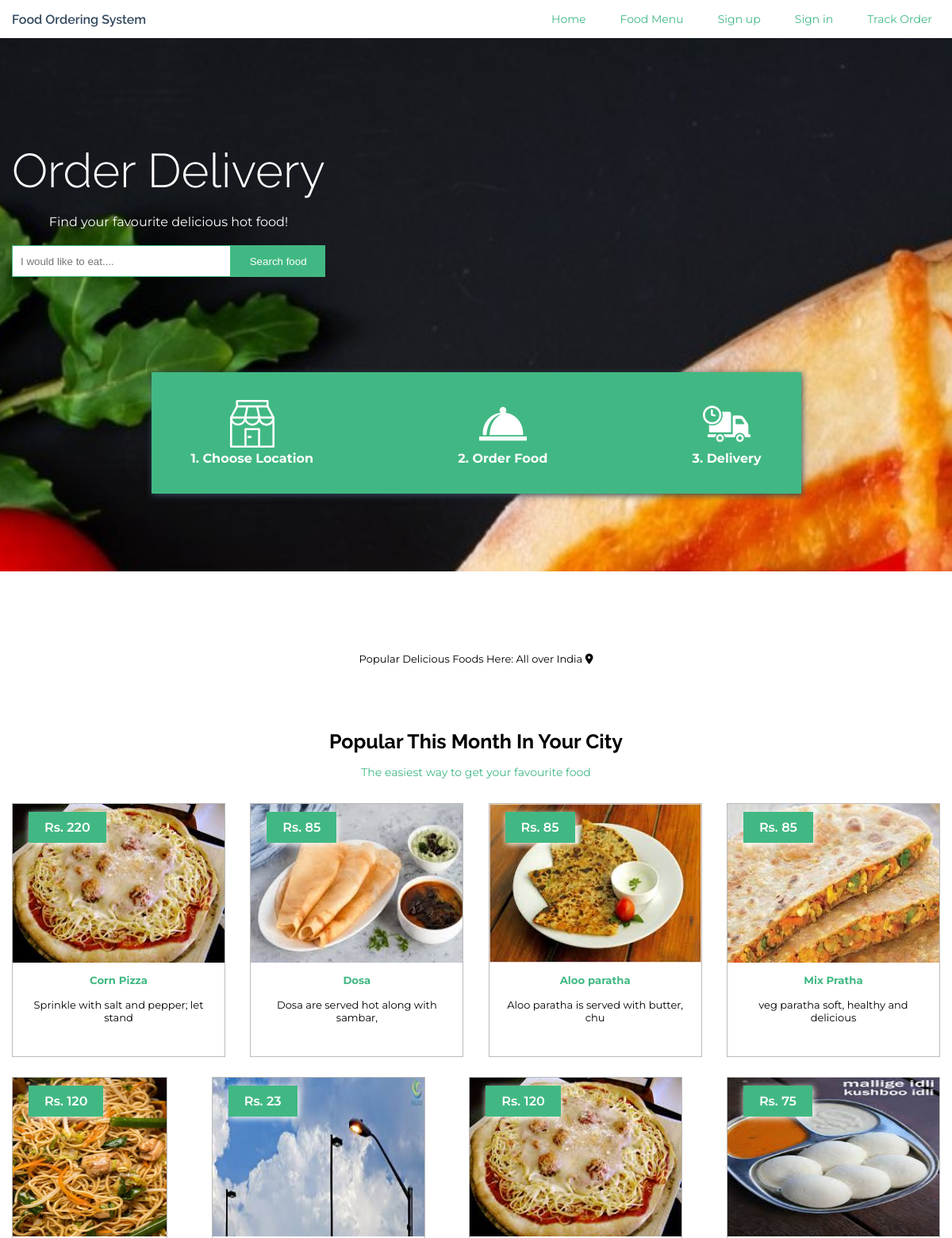
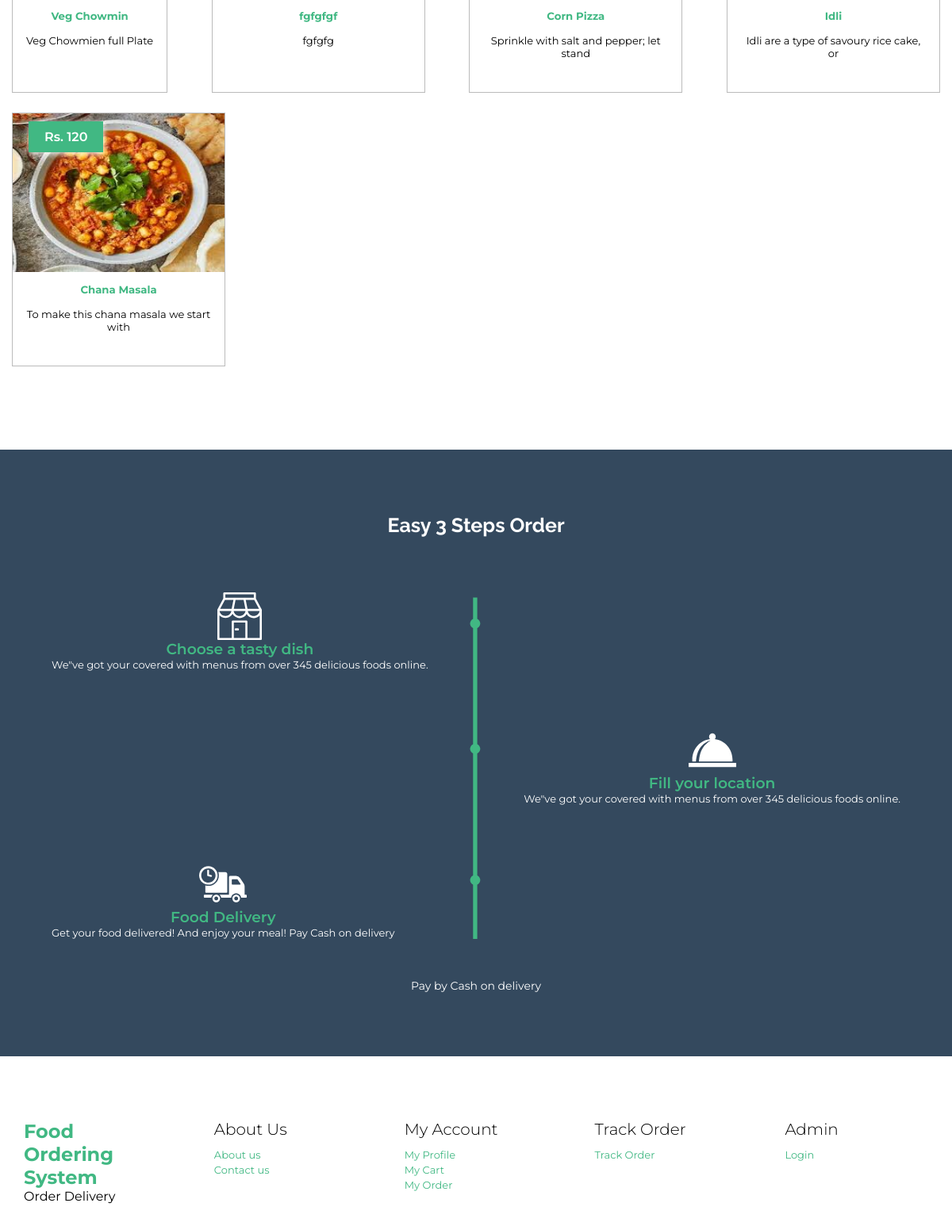
The page / on the database its author committed (2 pictures, top to bottom).
### tables this page shows
CREATE TABLE `tblfood` (
  `ID` int(10) NOT NULL,
  `CategoryName` varchar(120) DEFAULT NULL,
  `ItemName` varchar(120) DEFAULT NULL,
  `ItemPrice` varchar(120) DEFAULT NULL,
  `ItemDes` varchar(500) DEFAULT NULL,
  `Image` varchar(120) DEFAULT NULL,
  `ItemQty` varchar(120) DEFAULT NULL
);

### index.php (the view, shortened to what this page needs)
<?php
include('includes/dbconnection.php');
  ?>
<!DOCTYPE html>
<html lang="en">
<head>
    <link href="css/animsition.min.css" rel="stylesheet">
    <link href="css/animate.css" rel="stylesheet">
    <link href="css/style.css" rel="stylesheet">
</head>
<body>
    <header>
        <div class="header-area">
            <?php include_once('includes/header.php');?>
        </div>
    </header>
    <section class="banner-area">
        <div class="container">
            <div class="banner-wrapper">
                <div class="banner-left">
                    <h1>Order Delivery</h1>
                    <p>Find your favourite delicious hot food!</p>
                    <div class="banner-form">
                        <form method="post" name="search" action="search-food.php">
                            <div class="form-group">
                                <input type="text" class="form-control" id="exampleInputAmount" name="searchdata"
                                    id="searchdata" placeholder="I would like to eat....">
                            </div>
                            <button onclick="location.href='search-food.php'" type="submit" name="search"
                                class="btn theme-btn btn-lg">Search food</button>
                        </form>
                    </div>
                </div>
            </div>
            <div class="banner-bottom">
                <div class="steps">
                    <div class="step-item step1">
                        <h4><span>1. </span>Choose Location</h4>
                    </div>
                    <div class="step-item step2">
                        <h4><span>2. </span>Order Food</h4>
                    </div>
                    <div class="step-item step3">
                        <h4><span>3. </span>Delivery</h4>
                    </div>
                </div>
            </div>
        </div>
    </section>
    <div class="location-match">
        <div class="container"> <span>Popular Delicious Foods Here: <span class="primary-color">All over India<span>
                        <i class="fas fa-map-marker-alt"></i>
                    </span>
        </div>
    </div>
    <section class="popular">
        <div class="container">
            <div class="section-head">
                <h2 class="section-title">Popular This Month In Your City</h2>
                <p>The easiest way to get your favourite food</p>
            </div>
            <div class="items-wrapper">
                <?php
$ret=mysqli_query($con,"select * from tblfood order by rand() limit 9");
while ($row=mysqli_fetch_array($ret)) {
?>
                <div class="food-item">
                    <div class="food-item-wrap">
                        <div class="food-img"><img src="admin/itemimages/<?php echo $row['Image'];?>" width="400"
                                height="180">
                            <span class="price">Rs. <?php echo $row['ItemPrice'];?></span>
                        </div>
                        <div class="content">
                            <h5><a
                                    href="food-detail.php?fid=<?php echo $row['ID'];?>"><?php echo $row['ItemName'];?></a>
                            </h5>
                            <div class="product-name"><?php echo substr($row['ItemDes'],0,40);?></div>
                        </div>
                    </div>
                </div>
                <?php } ?>
            </div>
        </div>
    </section>
    <section class="how-it-works">
        <div class="container">
            <div class="section-head">
                <h2 class="section-title">Easy 3 Steps Order</h2>
            </div>
            <div class="steps-wrapper">
                <div class="single-steps">
                    <div class="step step-1">
                        <div class="icon" data-step="1">
                        </div>
                        <h3>Choose a tasty dish</h3>
                        <p>We"ve got your covered with menus from over 345 delicious foods online.</p>
                    </div>
                </div>
                <div class="single-steps">
                    <div class="step step-2">
                        <div class="icon" data-step="2">
                        </div>
                        <h3>Fill your location</h3>
                        <p>We"ve got your covered with menus from over 345 delicious foods online.</p>
                    </div>
                </div>
                <div class="single-steps">
                    <div class="step step-3">
                        <div class="icon" data-step="3">
                        </div>
                        <h3>Food Delivery</h3>
                        <p>Get your food delivered! And enjoy your meal! Pay Cash on delivery</p>
                    </div>
                </div>
            </div>
            <div class="step-bottom">
                <p class="pay-info">Pay by Cash on delivery</p>
            </div>
        </div>
    </section>
    <?php include_once('includes/footer.php');?>
</body>
</html>

### css/style.css (style rules this page uses)
:root { --font-dark:#34495E; --font-white:#ffffff; --font-primary:#41B883; --bg-primary:#34495E; --bg-secondary:#41B883; }
* { margin: 0; padding: 0; box-sizing: border-box; }
body { font-family: 'Montserrat', sans-serif; }
h1 { font-family: 'Raleway', sans-serif; }
a { text-decoration: none; }
p { font-size: 14px; }
section { padding: 80px 0; }
.container { max-width: 1170px; margin:0 auto; }
.section-title { font-size: 25px; font-family: 'Raleway', sans-serif; }
header { box-shadow: 1px 2px 3px rgba(0,0,0,0.5); background: white; }
.header-area { position: fixed; top: 0; left: 0; right: 0; z-index: 99999; background: white; transition: 0.5s all; }
.banner-area { background-image: url(../images/food_banner.jpg); background-position: center; background-size: cover; background-repeat: no-repeat; height: 90vh; position: relative; background-attachment: fixed; }
.banner-wrapper { display: flex; justify-content: space-between; }
.banner-left { text-align: center; padding-top: 100px; }
.banner-left h1 { color: var(--font-white); font-size: 60px; font-weight: 300; }
.banner-left p { color: var(--font-white); font-size: 16px; margin-top: 20px; }
.banner-form { display: flex; justify-content: center; }
.form-group input { height: 40px; padding: 10px; border: 1px solid var(--bg-secondary); width: 100%; }
.banner-form form { display: flex; margin-top: 20px; text-align: center; width: 100%; }
.banner-form form button { background: var(--bg-secondary); color: var(--font-white); border: none; padding: 10px; text-align: center; }
.banner-form form .form-group { flex-basis: 70%; }
.banner-form form button { flex-basis: 30%; }
.banner-bottom { background-color: var(--bg-secondary); box-shadow: 1px 2px 8px var(--bg-primary); max-width: 70%; margin: 0 auto; padding: 20px 30px; position: relative; top: 120px; }
.step-item svg { width: 80px; height: 60px; }
.steps { display: flex; justify-content: space-between; }
.step-item h4 { color: var(--font-white); }
.step-item { padding: 15px 20px; text-align: center; }
.location-match { padding-top: 100px; text-align: center; font-family: 'Raleway' sans-serif; }
.location-match span { font-family: 'Raleway' sans-serif; font-size: 13px; }
.section-head { text-align: center; margin-bottom: 30px; }
.section-head p { color: var(--font-primary); margin-top: 15px; }
.items-wrapper { display: flex; justify-content: space-between; flex-wrap: wrap; }
.food-item { max-width: 23%; }
.food-item-wrap { border: 1px solid #bbb; margin-bottom: 25px; height: 320px; overflow: hidden; position: relative; }
.food-item-wrap::before { position: absolute; content: ""; width: 100%; height: 100%; top: 0; left: 0; background-color: black; opacity: 0.5; z-index: 99; visibility: hidden; opacity: 0; transition: 0.4s; padding: 0 20px; }
.food-img { position: relative; height: 200px; }
.food-img > img { width: 100%; height: 100%; }
.food-item-wrap .content { padding: 14px 17px; text-align: center; }
.food-item-wrap .content h5 a { color: var(--font-primary); display: block; }
.food-item-wrap .content .product-name { font-size: 13px; margin-top: 15px; height: 45px; }
span.price { position: absolute; top: 10px; left: 20px; background-color: var(--bg-secondary); color: var(--font-white); padding: 10px 20px; font-weight: 600; box-shadow: 1px 2px 8px; z-index: 999; }
.how-it-works { background-color: var(--bg-primary); }
.single-steps { display: flex; margin-top: 70px; }
.single-steps:nth-child(even) { justify-content: flex-end; }
.step { text-align: center; }
.step svg { width: 100%; height: 100%; }
.step .icon { width: 60px; height: 60px; margin: 0 auto; }
.step h3 { color: var(--font-primary); font-weight: 600; }
.step p { color: var(--font-white); font-size: 13px; text-align: justify; padding: 0 50px; }
.steps-wrapper { background-image: url(../images/divider.svg); background-repeat: no-repeat; background-position: center; background-size: contain; }
.step-bottom { text-align: center; padding-top: 50px; }
.step-bottom p { color: var(--font-white); }
.how-it-works .section-title { color: var(--font-white); }

### rows shown on the page
tblfood: Image (picture), ItemPrice "220", ItemName "Corn Pizza", ItemDes "Sprinkle with salt and pepper; let stand"
tblfood: Image (picture), ItemPrice "85", ItemName "Dosa", ItemDes "Dosa are served hot along with sambar,"
tblfood: Image (picture), ItemPrice "85", ItemName "Aloo paratha", ItemDes "Aloo paratha is served with butter, chu"
tblfood: Image (picture), ItemPrice "85", ItemName "Mix Pratha", ItemDes "veg paratha soft, healthy and delicious"
tblfood: Image (picture), ItemPrice "120", ItemName "Veg Chowmin", ItemDes "Veg Chowmien full Plate"
tblfood: Image (picture), ItemPrice "23", ItemName "fgfgfgf", ItemDes "fgfgfg"
tblfood: Image (picture), ItemPrice "120", ItemName "Corn Pizza", ItemDes "Sprinkle with salt and pepper; let stand"
tblfood: Image (picture), ItemPrice "75", ItemName "Idli", ItemDes "Idli are a type of savoury rice cake, or"
tblfood: Image (picture), ItemPrice "120", ItemName "Chana Masala", ItemDes "To make this chana masala we start with"
